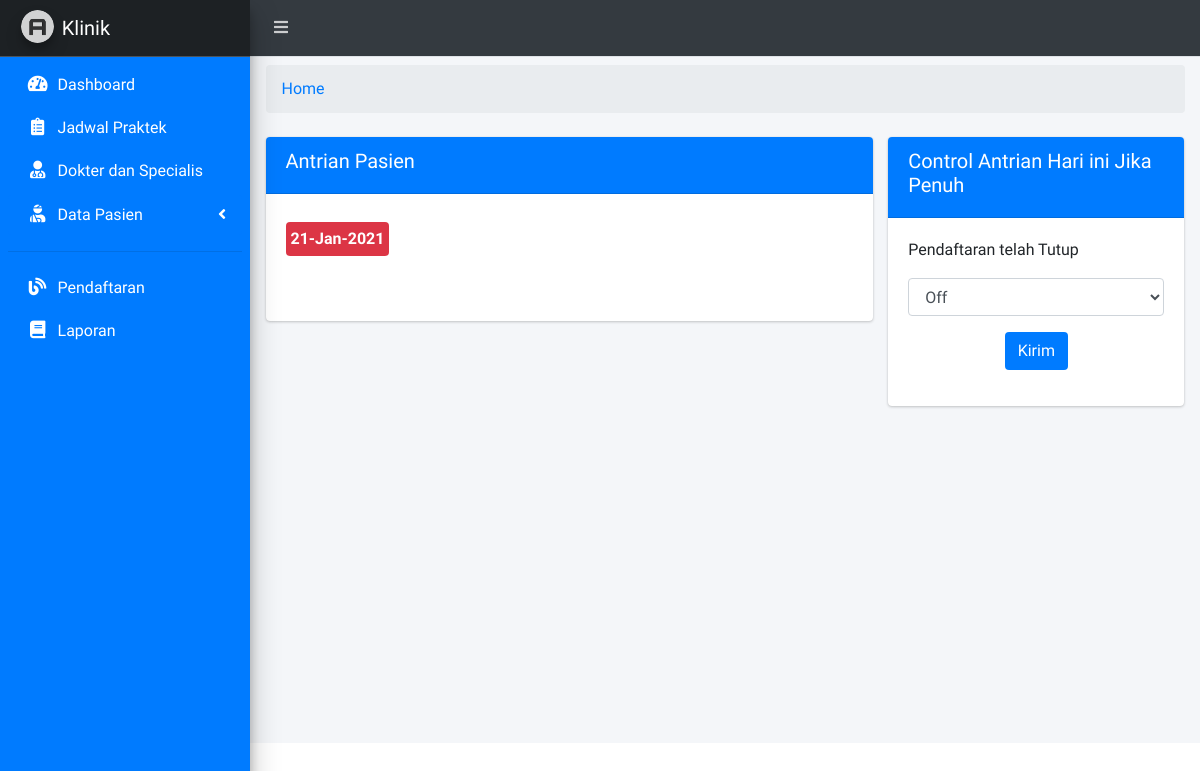
Before: /staff.php with the older database file.
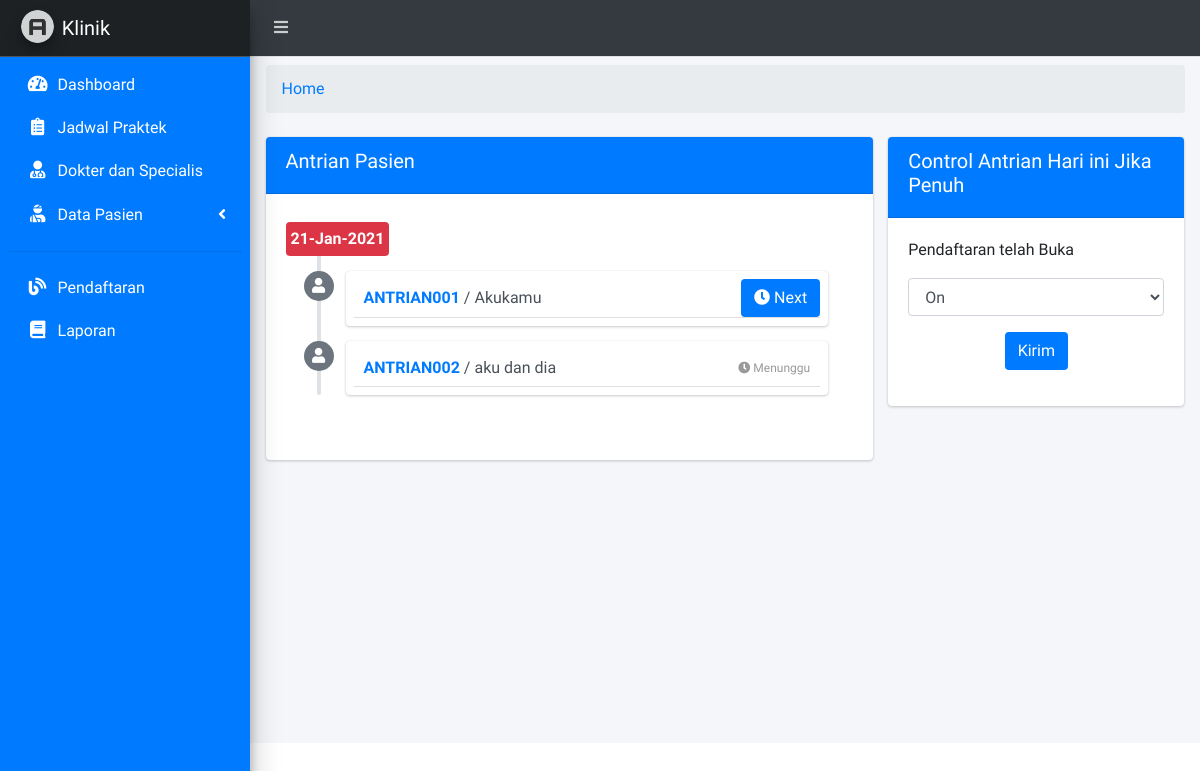
After: the same page with the newer database file.
### tables this page shows
CREATE TABLE `tb_control` (
  `id` int(15) NOT NULL,
  `status` varchar(15) NOT NULL
);

CREATE TABLE `tb_pasien` (
  `id_pasien` char(15) NOT NULL,
  `id_dokter` char(15) NOT NULL,
  `id_user` char(15) NOT NULL,
  `no_antrian` char(16) NOT NULL,
  `no_rekam_medis` char(16) NOT NULL,
  `waktu` varchar(225) NOT NULL,
  `hari_periksa` varchar(225) NOT NULL,
  `nomor_antri` char(16) NOT NULL
);

CREATE TABLE `tb_user` (
  `id_user` char(15) NOT NULL,
  `username` varchar(50) NOT NULL,
  `password` varchar(225) NOT NULL,
  `confirm_password` varchar(225) NOT NULL,
  `nama_user` varchar(30) NOT NULL,
  `jenis_kelamin` varchar(10) NOT NULL,
  `gol_darah` varchar(10) NOT NULL,
  `tempat_lahir` varchar(100) NOT NULL,
  `tanggal_lahir` varchar(225) NOT NULL,
  `agama` varchar(10) NOT NULL,
  `tgl_masuk` varchar(225) NOT NULL
);

### page/staff/home_staff.php (the view, shortened to what this page needs)
<div class="row">
  <div class="col-sm-12">
    <ol class="breadcrumb mt-2">
          <li class="breadcrumb-item active"><a href="#">Home</a></li>
        </ol>
  </div>
</div>
<div class="row">
  <div class="col-sm-8">
    <div class="card mt-2 m-0">
      <div class="card-header bg-blue">
        <h5>Antrian Pasien</h5>
      </div>
      <div class="card-body">
    <div class="timeline mt-2">
      <div class="time-label">
        <?php
        $tgl = date('d-M-Y');
        ?>
        <span class="bg-red"><?= $tgl; ?></span>
      </div>
      <?php
      $sqlpasien = mysqli_query($koneksi, "SELECT * FROM tb_pasien X INNER JOIN tb_user Y ON y.id_user = x.id_user WHERE nomor_antri != '' ORDER BY nomor_antri ASC");
      while ($pasien = mysqli_fetch_array($sqlpasien)) { ?>
        <div>
            <i class="fas fa-user bg-gray"></i>
          <div class="timeline-item p-2">
            <?php
            $minantri = mysqli_query($koneksi, "SELECT MIN(nomor_antri) as antri FROM tb_pasien WHERE nomor_antri != ''");
            $cek = mysqli_fetch_array($minantri);
            if ($pasien['nomor_antri'] == $cek['antri']) { ?>
              <a href="page/staff/proses/delete_nomorantri.php?id=<?= $pasien['id_pasien']; ?>" class="btn bg-blue float-right" onclick="return confirm('Annda akan melanjutkan antrian!')"><i class="fas fa-clock"></i> Next</a>
            <?php }else{
              echo '<span class="time"><i class="fas fa-clock"></i> Menunggu</span>';
            }
            ?>
            <h3 class="timeline-header no-border"><a href="#"><?= $pasien['nomor_antri']; ?></a> / <?= $pasien['nama_user']; ?></h3>
          </div>
        </div>
      <?php }
      ?>
    </div>
      </div>
    </div>
  </div>
  <div class="col-sm-4">
    <div class="card mt-2">
      <div class="card-header bg-blue">
        <h5>Control Antrian Hari ini Jika Penuh</h5>
      </div>
      <div class="card-body">
        <div class="form-group">
          <?php
          $sqlon = mysqli_query($koneksi, "SELECT * FROM tb_control");
          $sqloff = mysqli_fetch_array($sqlon);
            if ($sqloff['status'] == 'On') {
              $isi = "Pendaftaran telah Buka";
            }else{
              $isi = 'Pendaftaran telah Tutup';
            }
            echo "<p>".$isi."</p>";
          ?>
        </div>
        <form action="" method="POST">
          <div class="form-group">
            <select class="form-control" name="onoff">
              <?php
              $panel = array('On','Off');
              foreach ($panel as $key) {
                if ($key == $sqloff['status']) {
                 $select = 'selected';
                }else{
                  $select = '';
                }
                echo "<option value='".$key."' ".$select.">".$key."</option>";
              }
              ?>
            </select>
          </div>
          <div class="form-group text-center">
            <button type="submit" class="btn bg-blue">Kirim</button>
          </div>
        </form>
      </div>
    </div>
  </div>
</div>

Changed rows visible on the page:
added tb_pasien: nomor_antri "ANTRIAN001", id_user.nama_user "Akukamu"
added tb_pasien: shows "Menunggu", nomor_antri "ANTRIAN002", id_user.nama_user "aku dan dia"
changed tb_control: status "Pendaftaran telah Tutup" → "Pendaftaran telah Buka"
Other visible differences:
form field onoff: "Off" → "On"
